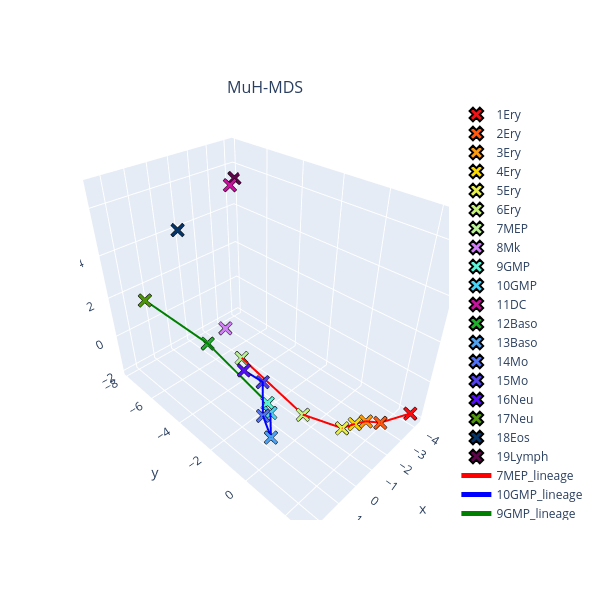
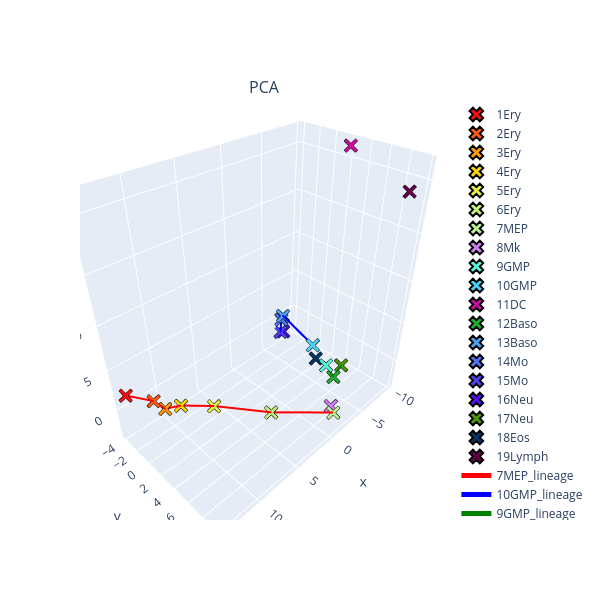
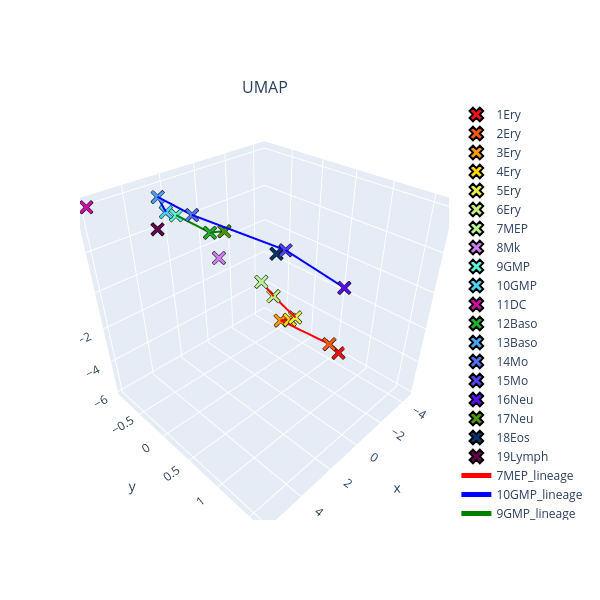

Notebook code for these charts, in order:
### Code cell
# cetegorical data
dfs = [df_mhmds,df_pca,df_umap]
names = ['MuH-MDS','PCA','UMAP']
palette = dict(zip(ords,mycolorseq[:len(ords)]))
for j in range(3):
    fig = make_subplots(
    rows=1, cols=1,
    specs=[[{'type': 'scatter3d'}]*1]*1,
    subplot_titles=[names[j]],
    horizontal_spacing=0.,
    vertical_spacing=0.1)
    toplot = metadata.columns[0]

    df_toplot = dfs[j].drop(columns=['radius'])
    labels = np.unique(metadata['paul15_clusters'])
    labels = np.concatenate([labels[10:],labels[:10]])

    # find and plot centroids of important clusters
    lineage1 = ['7MEP','6Ery','5Ery','4Ery','3Ery','2Ery','1Ery']
    lineage2 = ['10GMP','13Baso','14Mo','15Mo','16Neu']
    lineage3 = ['9GMP','12Baso','17Neu']
    colors = ['red','blue','green']
    # in the visualization, plot centroids of important clusters
    if j == 0:
        tangent_coords = emb.logmap(datarc)
        df_toplot.iloc[:,1:] = tangent_coords
    centroids = df_toplot.groupby('paul15_clusters').mean().loc[ords]
    if j == 0:
        centroids = emb.to_native(emb.expmap(centroids)) # back to poincare coordinates -> native
    # centroids = centroids[centroids.index.isin(lineage1 +lineage2 +lineage3)]
    # plot centroids as triangles
    for idx, row in centroids.iterrows():
        fig.add_trace(go.Scatter3d(
            x=[row[0]],
            y=[row[1]],
            z=[row[2]],
            mode='markers',
            name=idx,
            marker=dict(
                size=5,
                color=palette[idx],
                symbol='x',
                line=dict(color='black', width=3)
            )),
        row=1, col=1)
    # connect centroids along lineages
    for kk,lineage in enumerate([lineage1, lineage2, lineage3]):
        lineage_coords = centroids.loc[lineage,:].values
        fig.add_trace(go.Scatter3d(
            x=lineage_coords[:,0],
            y=lineage_coords[:,1],
            z=lineage_coords[:,2],
            mode='lines',
            name='%s_lineage'%lineage[0],
            line=dict(color=colors[kk], width=4)
        ),
        row=1, col=1)
    
    fig.update_layout(
    autosize=False,
    width=600,
    height=600,
    )
    fig.update_layout(legend= {'itemsizing': 'constant'})
    #     fig.update_scenes(xaxis_tickfont_size=6,
    #                      yaxis_tickfont_size=6,
    #                      zaxis_tickfont_size=6)
    fig.show()
    # fig.write_html('./%s_3d_centroids_outliers.html'%names[j])

### Figure 1 — Plotly figure (JSON) as saved in the notebook; plotly's stock layout.template omitted (floating-point values rounded to 4 significant figures)
{"data": [{"marker": {"color": "#f90e11", "line": {"color": "black", "width": 3}, "size": 5, "symbol": "x"}, "mode": "markers", "name": "1Ery", "scene": "scene", "type": "scatter3d", "x": [-4.08], "y": [2.679], "z": [-1.742]}, {"marker": {"color": "#ff5a0f", "line": {"color": "black", "width": 3}, "size": 5, "symbol": "x"}, "mode": "markers", "name": "2Ery", "scene": "scene", "type": "scatter3d", "x": [-2.615], "y": [2.187], "z": [-1.531]}, {"marker": {"color": "#ff9a0a", "line": {"color": "black", "width": 3}, "size": 5, "symbol": "x"}, "mode": "markers", "name": "3Ery", "scene": "scene", "type": "scatter3d", "x": [-2.626], "y": [1.54], "z": [-1.962]}, {"marker": {"color": "#f9d806", "line": {"color": "black", "width": 3}, "size": 5, "symbol": "x"}, "mode": "markers", "name": "4Ery", "scene": "scene", "type": "scatter3d", "x": [-1.977], "y": [1.428], "z": [-1.697]}, {"marker": {"color": "#e8f04a", "line": {"color": "black", "width": 3}, "size": 5, "symbol": "x"}, "mode": "markers", "name": "5Ery", "scene": "scene", "type": "scatter3d", "x": [-1.277], "y": [1.311], "z": [-1.485]}, {"marker": {"color": "#c8f27e", "line": {"color": "black", "width": 3}, "size": 5, "symbol": "x"}, "mode": "markers", "name": "6Ery", "scene": "scene", "type": "scatter3d", "x": [-0.687], "y": [-0.2115], "z": [-1.429]}, {"marker": {"color": "#b9f395", "line": {"color": "black", "width": 3}, "size": 5, "symbol": "x"}, "mode": "markers", "name": "7MEP", "scene": "scene", "type": "scatter3d", "x": [-1.223], "y": [-4.389], "z": [-1.299]}, {"marker": {"color": "#D07EF3", "line": {"color": "black", "width": 3}, "size": 5, "symbol": "x"}, "mode": "markers", "name": "8Mk", "scene": "scene", "type": "scatter3d", "x": [-1.327], "y": [-5.552], "z": [-0.2963]}, {"marker": {"color": "#5af6d9", "line": {"color": "black", "width": 3}, "size": 5, "symbol": "x"}, "mode": "markers", "name": "9GMP", "scene": "scene", "type": "scatter3d", "x": [0.6416], "y": [-0.898], "z": [-0.3096]}, {"marker": {"color": "#4bd3f5", "line": {"color": "black", "width": 3}, "size": 5, "symbol": "x"}, "mode": "markers", "name": "10GMP", "scene": "scene", "type": "scatter3d", "x": [1.073], "y": [-0.3266], "z": [-0.08723]}, {"marker": {"color": "#cb0f9f", "line": {"color": "black", "width": 3}, "size": 5, "symbol": "x"}, "mode": "markers", "name": "11DC", "scene": "scene", "type": "scatter3d", "x": [-1.178], "y": [-4.661], "z": [6.804]}, {"marker": {"color": "#22af2d", "line": {"color": "black", "width": 3}, "size": 5, "symbol": "x"}, "mode": "markers", "name": "12Baso", "scene": "scene", "type": "scatter3d", "x": [0.5793], "y": [-4.44], "z": [0.5393]}, {"marker": {"color": "#4da2f4", "line": {"color": "black", "width": 3}, "size": 5, "symbol": "x"}, "mode": "markers", "name": "13Baso", "scene": "scene", "type": "scatter3d", "x": [2.462], "y": [1.056], "z": [0.8496]}, {"marker": {"color": "#5072f3", "line": {"color": "black", "width": 3}, "size": 5, "symbol": "x"}, "mode": "markers", "name": "14Mo", "scene": "scene", "type": "scatter3d", "x": [2.33], "y": [0.5567], "z": [1.382]}, {"marker": {"color": "#5241f3", "line": {"color": "black", "width": 3}, "size": 5, "symbol": "x"}, "mode": "markers", "name": "15Mo", "scene": "scene", "type": "scatter3d", "x": [1.817], "y": [0.03152], "z": [2.186]}, {"marker": {"color": "#5410f2", "line": {"color": "black", "width": 3}, "size": 5, "symbol": "x"}, "mode": "markers", "name": "16Neu", "scene": "scene", "type": "scatter3d", "x": [2.141], "y": [-0.5118], "z": [2.56]}, {"marker": {"color": "#4f9609", "line": {"color": "black", "width": 3}, "size": 5, "symbol": "x"}, "mode": "markers", "name": "17Neu", "scene": "scene", "type": "scatter3d", "x": [2.237], "y": [-6.002], "z": [2.736]}, {"marker": {"color": "#053568", "line": {"color": "black", "width": 3}, "size": 5, "symbol": "x"}, "mode": "markers", "name": "18Eos", "scene": "scene", "type": "scatter3d", "x": [-0.1497], "y": [-6.78], "z": [4.627]}, {"marker": {"color": "#61044b", "line": {"color": "black", "width": 3}, "size": 5, "symbol": "x"}, "mode": "markers", "name": "19Lymph", "scene": "scene", "type": "scatter3d", "x": [-4.236], "y": [-7.857], "z": [5.407]}, {"line": {"color": "red", "width": 4}, "mode": "lines", "name": "7MEP_lineage", "scene": "scene", "type": "scatter3d", "x": [-1.223, -0.687, -1.277, -1.977, -2.626, -2.615, -4.08], "y": [-4.389, -0.2115, 1.311, 1.428, 1.54, 2.187, 2.679], "z": [-1.299, -1.429, -1.485, -1.697, -1.962, -1.531, -1.742]}, {"line": {"color": "blue", "width": 4}, "mode": "lines", "name": "10GMP_lineage", "scene": "scene", "type": "scatter3d", "x": [1.073, 2.462, 2.33, 1.817, 2.141], "y": [-0.3266, 1.056, 0.5567, 0.03152, -0.5118], "z": [-0.08723, 0.8496, 1.382, 2.186, 2.56]}, {"line": {"color": "green", "width": 4}, "mode": "lines", "name": "9GMP_lineage", "scene": "scene", "type": "scatter3d", "x": [0.6416, 0.5793, 2.237], "y": [-0.898, -4.44, -6.002], "z": [-0.3096, 0.5393, 2.736]}], "layout": {"annotations": [{"font": {"size": 16}, "showarrow": false, "text": "MuH-MDS", "x": 0.5, "xanchor": "center", "xref": "paper", "y": 1, "yanchor": "bottom", "yref": "paper"}], "autosize": false, "height": 600, "legend": {"itemsizing": "constant"}, "scene": {"domain": {"x": [0, 1], "y": [0, 1]}}, "width": 600}}

### Figure 2 — Plotly figure (JSON) as saved in the notebook; plotly's stock layout.template omitted (floating-point values rounded to 4 significant figures)
{"data": [{"marker": {"color": "#f90e11", "line": {"color": "black", "width": 3}, "size": 5, "symbol": "x"}, "mode": "markers", "name": "1Ery", "scene": "scene", "type": "scatter3d", "x": [13.76], "y": [-3.496], "z": [2.116]}, {"marker": {"color": "#ff5a0f", "line": {"color": "black", "width": 3}, "size": 5, "symbol": "x"}, "mode": "markers", "name": "2Ery", "scene": "scene", "type": "scatter3d", "x": [11.78], "y": [-2.138], "z": [0.9538]}, {"marker": {"color": "#ff9a0a", "line": {"color": "black", "width": 3}, "size": 5, "symbol": "x"}, "mode": "markers", "name": "3Ery", "scene": "scene", "type": "scatter3d", "x": [11.21], "y": [-1.227], "z": [0.1658]}, {"marker": {"color": "#f9d806", "line": {"color": "black", "width": 3}, "size": 5, "symbol": "x"}, "mode": "markers", "name": "4Ery", "scene": "scene", "type": "scatter3d", "x": [9.804], "y": [-0.6594], "z": [-0.01327]}, {"marker": {"color": "#e8f04a", "line": {"color": "black", "width": 3}, "size": 5, "symbol": "x"}, "mode": "markers", "name": "5Ery", "scene": "scene", "type": "scatter3d", "x": [7.28], "y": [1.233], "z": [-0.5402]}, {"marker": {"color": "#c8f27e", "line": {"color": "black", "width": 3}, "size": 5, "symbol": "x"}, "mode": "markers", "name": "6Ery", "scene": "scene", "type": "scatter3d", "x": [3.194], "y": [5.044], "z": [-1.621]}, {"marker": {"color": "#b9f395", "line": {"color": "black", "width": 3}, "size": 5, "symbol": "x"}, "mode": "markers", "name": "7MEP", "scene": "scene", "type": "scatter3d", "x": [-1.556], "y": [9.124], "z": [-2.151]}, {"marker": {"color": "#D07EF3", "line": {"color": "black", "width": 3}, "size": 5, "symbol": "x"}, "mode": "markers", "name": "8Mk", "scene": "scene", "type": "scatter3d", "x": [-2.222], "y": [8.29], "z": [-2.295]}, {"marker": {"color": "#5af6d9", "line": {"color": "black", "width": 3}, "size": 5, "symbol": "x"}, "mode": "markers", "name": "9GMP", "scene": "scene", "type": "scatter3d", "x": [-5.178], "y": [5.077], "z": [-0.6424]}, {"marker": {"color": "#4bd3f5", "line": {"color": "black", "width": 3}, "size": 5, "symbol": "x"}, "mode": "markers", "name": "10GMP", "scene": "scene", "type": "scatter3d", "x": [-5.498], "y": [2.845], "z": [0.6688]}, {"marker": {"color": "#cb0f9f", "line": {"color": "black", "width": 3}, "size": 5, "symbol": "x"}, "mode": "markers", "name": "11DC", "scene": "scene", "type": "scatter3d", "x": [-9.739], "y": [2.275], "z": [21.27]}, {"marker": {"color": "#22af2d", "line": {"color": "black", "width": 3}, "size": 5, "symbol": "x"}, "mode": "markers", "name": "12Baso", "scene": "scene", "type": "scatter3d", "x": [-5.316], "y": [6.091], "z": [-1.757]}, {"marker": {"color": "#4da2f4", "line": {"color": "black", "width": 3}, "size": 5, "symbol": "x"}, "mode": "markers", "name": "13Baso", "scene": "scene", "type": "scatter3d", "x": [-6.823], "y": [-2.869], "z": [1.02]}, {"marker": {"color": "#5072f3", "line": {"color": "black", "width": 3}, "size": 5, "symbol": "x"}, "mode": "markers", "name": "14Mo", "scene": "scene", "type": "scatter3d", "x": [-7.458], "y": [-3.693], "z": [-0.2749]}, {"marker": {"color": "#5241f3", "line": {"color": "black", "width": 3}, "size": 5, "symbol": "x"}, "mode": "markers", "name": "15Mo", "scene": "scene", "type": "scatter3d", "x": [-7.557], "y": [-3.888], "z": [-2.294]}, {"marker": {"color": "#5410f2", "line": {"color": "black", "width": 3}, "size": 5, "symbol": "x"}, "mode": "markers", "name": "16Neu", "scene": "scene", "type": "scatter3d", "x": [-8.24], "y": [-4.065], "z": [-2.689]}, {"marker": {"color": "#4f9609", "line": {"color": "black", "width": 3}, "size": 5, "symbol": "x"}, "mode": "markers", "name": "17Neu", "scene": "scene", "type": "scatter3d", "x": [-7.771], "y": [5.264], "z": [-2.135]}, {"marker": {"color": "#053568", "line": {"color": "black", "width": 3}, "size": 5, "symbol": "x"}, "mode": "markers", "name": "18Eos", "scene": "scene", "type": "scatter3d", "x": [-7.451], "y": [1.896], "z": [-2.983]}, {"marker": {"color": "#61044b", "line": {"color": "black", "width": 3}, "size": 5, "symbol": "x"}, "mode": "markers", "name": "19Lymph", "scene": "scene", "type": "scatter3d", "x": [-7.816], "y": [9.906], "z": [19.62]}, {"line": {"color": "red", "width": 4}, "mode": "lines", "name": "7MEP_lineage", "scene": "scene", "type": "scatter3d", "x": [-1.556, 3.194, 7.28, 9.804, 11.21, 11.78, 13.76], "y": [9.124, 5.044, 1.233, -0.6594, -1.227, -2.138, -3.496], "z": [-2.151, -1.621, -0.5402, -0.01327, 0.1658, 0.9538, 2.116]}, {"line": {"color": "blue", "width": 4}, "mode": "lines", "name": "10GMP_lineage", "scene": "scene", "type": "scatter3d", "x": [-5.498, -6.823, -7.458, -7.557, -8.24], "y": [2.845, -2.869, -3.693, -3.888, -4.065], "z": [0.6688, 1.02, -0.2749, -2.294, -2.689]}, {"line": {"color": "green", "width": 4}, "mode": "lines", "name": "9GMP_lineage", "scene": "scene", "type": "scatter3d", "x": [-5.178, -5.316, -7.771], "y": [5.077, 6.091, 5.264], "z": [-0.6424, -1.757, -2.135]}], "layout": {"annotations": [{"font": {"size": 16}, "showarrow": false, "text": "PCA", "x": 0.5, "xanchor": "center", "xref": "paper", "y": 1, "yanchor": "bottom", "yref": "paper"}], "autosize": false, "height": 600, "legend": {"itemsizing": "constant"}, "scene": {"domain": {"x": [0, 1], "y": [0, 1]}}, "width": 600}}

### Figure 3 — Plotly figure (JSON) as saved in the notebook; plotly's stock layout.template omitted (floating-point values rounded to 4 significant figures)
{"data": [{"marker": {"color": "#f90e11", "line": {"color": "black", "width": 3}, "size": 5, "symbol": "x"}, "mode": "markers", "name": "1Ery", "scene": "scene", "type": "scatter3d", "x": [-4.494], "y": [0.5745], "z": [-5.883]}, {"marker": {"color": "#ff5a0f", "line": {"color": "black", "width": 3}, "size": 5, "symbol": "x"}, "mode": "markers", "name": "2Ery", "scene": "scene", "type": "scatter3d", "x": [-3.673], "y": [0.5469], "z": [-4.881]}, {"marker": {"color": "#ff9a0a", "line": {"color": "black", "width": 3}, "size": 5, "symbol": "x"}, "mode": "markers", "name": "3Ery", "scene": "scene", "type": "scatter3d", "x": [-3.221], "y": [-0.2722], "z": [-4.747]}, {"marker": {"color": "#f9d806", "line": {"color": "black", "width": 3}, "size": 5, "symbol": "x"}, "mode": "markers", "name": "4Ery", "scene": "scene", "type": "scatter3d", "x": [-3.003], "y": [-0.0485], "z": [-4.128]}, {"marker": {"color": "#e8f04a", "line": {"color": "black", "width": 3}, "size": 5, "symbol": "x"}, "mode": "markers", "name": "5Ery", "scene": "scene", "type": "scatter3d", "x": [-2.392], "y": [0.1781], "z": [-3.22]}, {"marker": {"color": "#c8f27e", "line": {"color": "black", "width": 3}, "size": 5, "symbol": "x"}, "mode": "markers", "name": "6Ery", "scene": "scene", "type": "scatter3d", "x": [-1.999], "y": [-0.1353], "z": [-2.297]}, {"marker": {"color": "#b9f395", "line": {"color": "black", "width": 3}, "size": 5, "symbol": "x"}, "mode": "markers", "name": "7MEP", "scene": "scene", "type": "scatter3d", "x": [-1.402], "y": [-0.2169], "z": [-1.31]}, {"marker": {"color": "#D07EF3", "line": {"color": "black", "width": 3}, "size": 5, "symbol": "x"}, "mode": "markers", "name": "8Mk", "scene": "scene", "type": "scatter3d", "x": [-0.1059], "y": [-0.6622], "z": [-0.1409]}, {"marker": {"color": "#5af6d9", "line": {"color": "black", "width": 3}, "size": 5, "symbol": "x"}, "mode": "markers", "name": "9GMP", "scene": "scene", "type": "scatter3d", "x": [1.781], "y": [-0.8346], "z": [2.515]}, {"marker": {"color": "#4bd3f5", "line": {"color": "black", "width": 3}, "size": 5, "symbol": "x"}, "mode": "markers", "name": "10GMP", "scene": "scene", "type": "scatter3d", "x": [2.191], "y": [-0.883], "z": [2.735]}, {"marker": {"color": "#cb0f9f", "line": {"color": "black", "width": 3}, "size": 5, "symbol": "x"}, "mode": "markers", "name": "11DC", "scene": "scene", "type": "scatter3d", "x": [5.923], "y": [-0.9154], "z": [4.034]}, {"marker": {"color": "#22af2d", "line": {"color": "black", "width": 3}, "size": 5, "symbol": "x"}, "mode": "markers", "name": "12Baso", "scene": "scene", "type": "scatter3d", "x": [1.203], "y": [-0.4025], "z": [2.04]}, {"marker": {"color": "#4da2f4", "line": {"color": "black", "width": 3}, "size": 5, "symbol": "x"}, "mode": "markers", "name": "13Baso", "scene": "scene", "type": "scatter3d", "x": [3.086], "y": [-0.67], "z": [3.94]}, {"marker": {"color": "#5072f3", "line": {"color": "black", "width": 3}, "size": 5, "symbol": "x"}, "mode": "markers", "name": "14Mo", "scene": "scene", "type": "scatter3d", "x": [2.992], "y": [-0.118], "z": [3.8]}, {"marker": {"color": "#5241f3", "line": {"color": "black", "width": 3}, "size": 5, "symbol": "x"}, "mode": "markers", "name": "15Mo", "scene": "scene", "type": "scatter3d", "x": [1.98], "y": [0.9476], "z": [3.459]}, {"marker": {"color": "#5410f2", "line": {"color": "black", "width": 3}, "size": 5, "symbol": "x"}, "mode": "markers", "name": "16Neu", "scene": "scene", "type": "scatter3d", "x": [1.956], "y": [1.637], "z": [3.058]}, {"marker": {"color": "#4f9609", "line": {"color": "black", "width": 3}, "size": 5, "symbol": "x"}, "mode": "markers", "name": "17Neu", "scene": "scene", "type": "scatter3d", "x": [1.335], "y": [-0.1078], "z": [2.558]}, {"marker": {"color": "#053568", "line": {"color": "black", "width": 3}, "size": 5, "symbol": "x"}, "mode": "markers", "name": "18Eos", "scene": "scene", "type": "scatter3d", "x": [0.9523], "y": [0.5925], "z": [2.399]}, {"marker": {"color": "#61044b", "line": {"color": "black", "width": 3}, "size": 5, "symbol": "x"}, "mode": "markers", "name": "19Lymph", "scene": "scene", "type": "scatter3d", "x": [3.461], "y": [-0.6095], "z": [2.676]}, {"line": {"color": "red", "width": 4}, "mode": "lines", "name": "7MEP_lineage", "scene": "scene", "type": "scatter3d", "x": [-1.402, -1.999, -2.392, -3.003, -3.221, -3.673, -4.494], "y": [-0.2169, -0.1353, 0.1781, -0.0485, -0.2722, 0.5469, 0.5745], "z": [-1.31, -2.297, -3.22, -4.128, -4.747, -4.881, -5.883]}, {"line": {"color": "blue", "width": 4}, "mode": "lines", "name": "10GMP_lineage", "scene": "scene", "type": "scatter3d", "x": [2.191, 3.086, 2.992, 1.98, 1.956], "y": [-0.883, -0.67, -0.118, 0.9476, 1.637], "z": [2.735, 3.94, 3.8, 3.459, 3.058]}, {"line": {"color": "green", "width": 4}, "mode": "lines", "name": "9GMP_lineage", "scene": "scene", "type": "scatter3d", "x": [1.781, 1.203, 1.335], "y": [-0.8346, -0.4025, -0.1078], "z": [2.515, 2.04, 2.558]}], "layout": {"annotations": [{"font": {"size": 16}, "showarrow": false, "text": "UMAP", "x": 0.5, "xanchor": "center", "xref": "paper", "y": 1, "yanchor": "bottom", "yref": "paper"}], "autosize": false, "height": 600, "legend": {"itemsizing": "constant"}, "scene": {"domain": {"x": [0, 1], "y": [0, 1]}}, "width": 600}}
